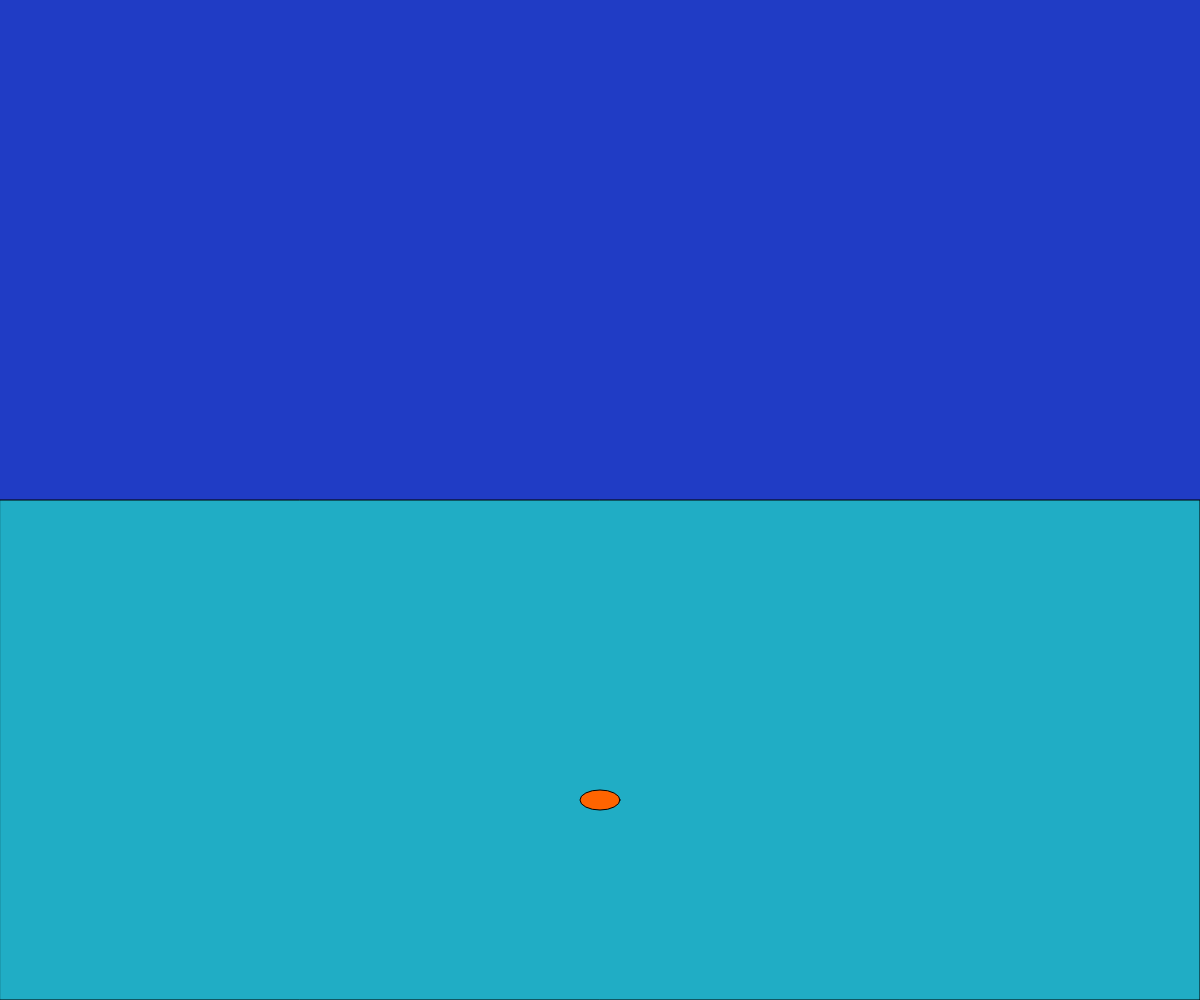
Frame 1 (no input)
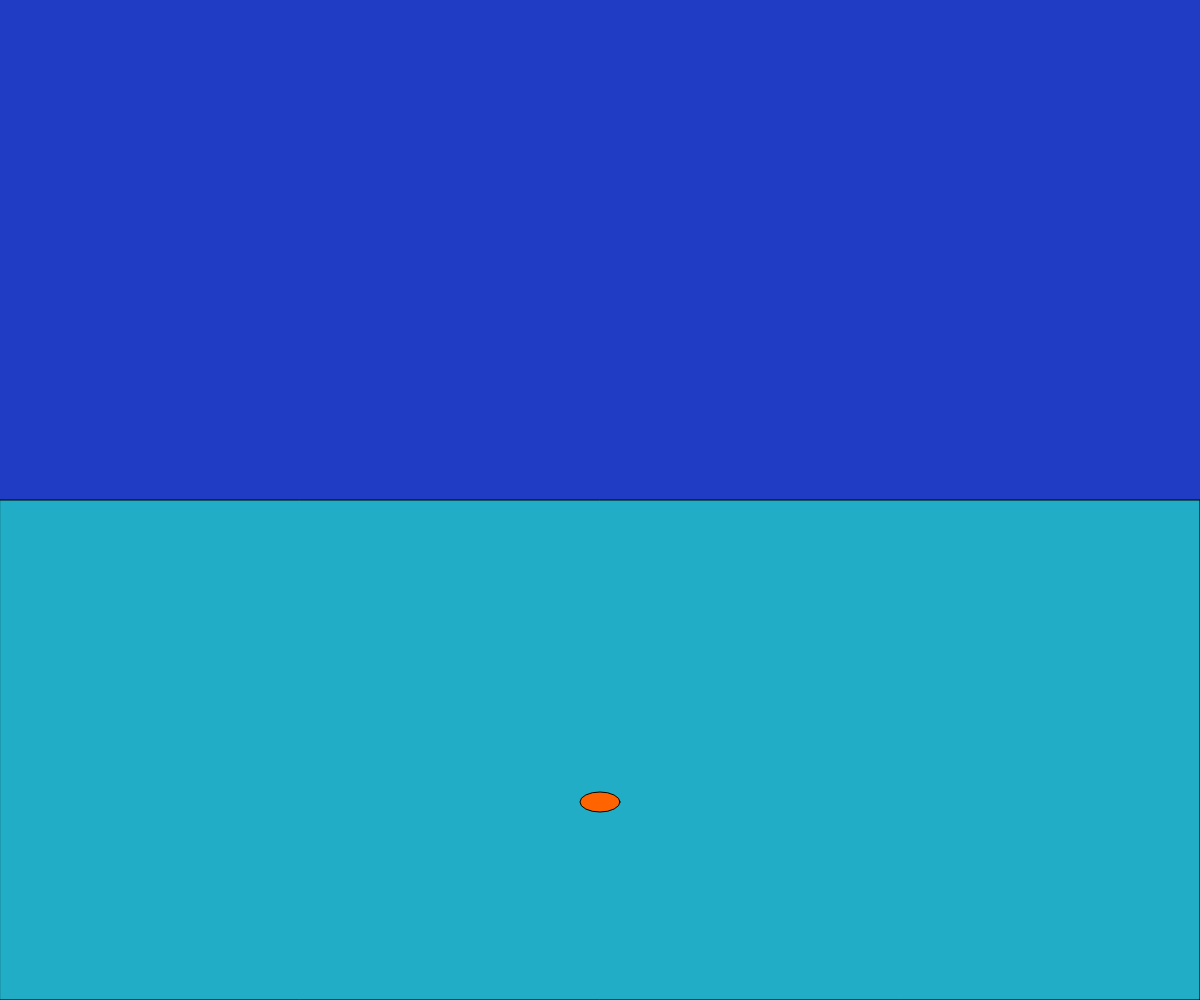
Frame 60 (no input)
Frame 120 (the mouse pressed at the canvas centre since frame 60): identical to frame 60, image omitted

The p5.js sketch that drew these frames (run headless with seeded random() and noise() and a simulated clock; from frame 60 on, the mouse is pressed at the canvas centre):

// p5.js sketch
// ── sketch.js
// Project Title
// Your Name
// Date
//
// Extra for Experts:
// - describe what you did to take this project "above and beyond"


let duckX;
let duckY = 300; // Initial Y position of the duck
let duckYSpeed = 2; // Speed of the duck's vertical movement
let waterHeight;

function setup() {
  createCanvas(windowWidth, windowHeight);
  duckX = width / 2; // Start the duck in the middle of the canvas
  waterHeight = height / 2;
}

function draw() {
  background(32, 60, 197); // Water color
  fill(32, 173, 197); // Water fill color
  rect(0, waterHeight, width, height / 2); // Water rectangle

  // Draw the duck
  fill(255, 100, 0); // Duck color
  ellipse(duckX, waterHeight + duckY, 40, 20); // Draw the duck

  // Move the duck up and down
  duckY += duckYSpeed; 
  if (duckY > 20 || duckY < -20) { // Change direction at limits
    duckYSpeed *= -1; // Reverse direction
  }

  // Check for arrow key input
  if (keyIsDown(LEFT_ARROW)) {
    duckX -= 5; // Move left
  }
  if (keyIsDown(RIGHT_ARROW)) {
    duckX += 5; // Move right
  }

  // Keep the duck within bounds
  if (duckX < 0) {
    duckX = 0; // Reset to left edge
  }
  if (duckX > width) {
    duckX = width; // Reset to right edge
  }
}

// Prevent the duck from going out of the water area
function keyPressed() {
  if (keyCode === LEFT_ARROW || keyCode === RIGHT_ARROW) {
    if (duckY > 0) { // Prevent moving out of water
      duckY = 0; // Reset to water level
    }
  }
}
